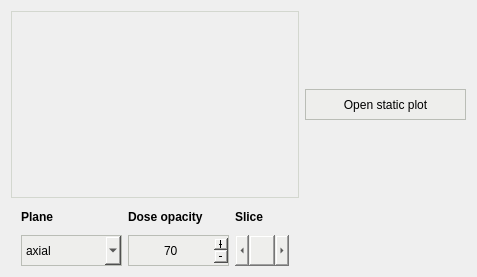
                <widget class="QWidget" name="image_widget">
                 <attribute name="title">
                  <string>CT/Dose image</string>
                 </attribute>
                 <layout class="QVBoxLayout" name="image_meta_layout">
                  <item>
                   <layout class="QGridLayout" name="image_layout">
                    <item row="0" column="0">
                     <widget class="QWidget" name="image_top_widget" native="true">
                      <property name="minimumSize">
                       <size>
                        <width>0</width>
                        <height>187</height>
                       </size>
                      </property>
                      <property name="styleSheet">
                       <string notr="true">border: 1px solid;
border-color: rgb(211, 215, 207);</string>
                      </property>
                      <layout class="QVBoxLayout" name="image_top_meta_layout">
                       <property name="spacing">
                        <number>0</number>
                       </property>
                       <property name="leftMargin">
                        <number>0</number>
                       </property>
                       <property name="topMargin">
                        <number>0</number>
                       </property>
                       <property name="rightMargin">
                        <number>0</number>
                       </property>
                       <property name="bottomMargin">
                        <number>0</number>
                       </property>
                       <item>
                        <layout class="QVBoxLayout" name="image_top_widget_layout"/>
                       </item>
                      </layout>
                     </widget>
                    </item>
                    <item row="1" column="0">
                     <layout class="QHBoxLayout" name="slice_options_layout">
                      <property name="leftMargin">
                       <number>10</number>
                      </property>
                      <property name="rightMargin">
                       <number>10</number>
                      </property>
                      <item>
                       <layout class="QVBoxLayout" name="plane_layout">
                        <item>
                         <widget class="QLabel" name="plane_label">
                          <property name="minimumSize">
                           <size>
                            <width>0</width>
                            <height>25</height>
                           </size>
                          </property>
                          <property name="maximumSize">
                           <size>
                            <width>16777215</width>
                            <height>25</height>
                           </size>
                          </property>
                          <property name="font">
                           <font>
                            <weight>75</weight>
                            <bold>true</bold>
                           </font>
                          </property>
                          <property name="styleSheet">
                           <string notr="true">border: 0px;</string>
                          </property>
                          <property name="text">
                           <string>Plane</string>
                          </property>
                         </widget>
                        </item>
                        <item>
                         <widget class="QComboBox" name="plane_cbox">
                          <property name="minimumSize">
                           <size>
                            <width>101</width>
                            <height>31</height>
                           </size>
                          </property>
                          <property name="maximumSize">
                           <size>
                            <width>16777215</width>
                            <height>31</height>
                           </size>
                          </property>
                          <property name="cursor">
                           <cursorShape>PointingHandCursor</cursorShape>
                          </property>
                          <property name="styleSheet">
                           <string notr="true">background-color: rgb(238, 238, 236);
border: 1px solid;
border-color: rgb(186, 189, 182);</string>
                          </property>
                          <property name="currentText">
                           <string>axial</string>
                          </property>
                          <property name="currentIndex">
                           <number>0</number>
                          </property>
                          <item>
                           <property name="text">
                            <string>axial</string>
                           </property>
                          </item>
                          <item>
                           <property name="text">
                            <string>coronal</string>
                           </property>
                          </item>
                          <item>
                           <property name="text">
                            <string>sagittal</string>
                           </property>
                          </item>
                         </widget>
                        </item>
                       </layout>
                      </item>
                      <item>
                       <layout class="QVBoxLayout" name="opacity_layout">
                        <item>
                         <widget class="QLabel" name="opacity_label">
                          <property name="minimumSize">
                           <size>
                            <width>0</width>
                            <height>25</height>
                           </size>
                          </property>
                          <property name="maximumSize">
                           <size>
                            <width>16777215</width>
                            <height>25</height>
                           </size>
                          </property>
                          <property name="font">
                           <font>
                            <weight>75</weight>
                            <bold>true</bold>
                           </font>
                          </property>
                          <property name="styleSheet">
                           <string notr="true">border: 0px;</string>
                          </property>
                          <property name="text">
                           <string>Dose opacity</string>
                          </property>
                         </widget>
                        </item>
                        <item>
                         <widget class="QSpinBox" name="opacity_sbox">
                          <property name="minimumSize">
                           <size>
                            <width>101</width>
                            <height>31</height>
                           </size>
                          </property>
                          <property name="maximumSize">
                           <size>
                            <width>16777215</width>
                            <height>31</height>
                           </size>
                          </property>
                          <property name="cursor">
                           <cursorShape>IBeamCursor</cursorShape>
                          </property>
                          <property name="styleSheet">
                           <string notr="true">background-color: rgb(238, 238, 236);
border: 1px solid;
border-color: rgb(186, 189, 182);</string>
                          </property>
                          <property name="alignment">
                           <set>Qt::AlignCenter</set>
                          </property>
                          <property name="buttonSymbols">
                           <enum>QAbstractSpinBox::PlusMinus</enum>
                          </property>
                          <property name="maximum">
                           <number>100</number>
                          </property>
                          <property name="value">
                           <number>70</number>
                          </property>
                         </widget>
                        </item>
                       </layout>
                      </item>
                      <item>
                       <layout class="QVBoxLayout" name="slice_layout">
                        <item>
                         <layout class="QHBoxLayout" name="slice_label_layout">
                          <item>
                           <widget class="QLabel" name="slice_selection_label">
                            <property name="minimumSize">
                             <size>
                              <width>0</width>
                              <height>25</height>
                             </size>
                            </property>
                            <property name="maximumSize">
                             <size>
                              <width>16777215</width>
                              <height>25</height>
                             </size>
                            </property>
                            <property name="font">
                             <font>
                              <weight>75</weight>
                              <bold>true</bold>
                             </font>
                            </property>
                            <property name="styleSheet">
                             <string notr="true">border: 0px;</string>
                            </property>
                            <property name="text">
                             <string>Slice</string>
                            </property>
                           </widget>
                          </item>
                          <item>
                           <widget class="QLabel" name="slice_selection_pos">
                            <property name="minimumSize">
                             <size>
                              <width>0</width>
                              <height>25</height>
                             </size>
                            </property>
                            <property name="maximumSize">
                             <size>
                              <width>16777215</width>
                              <height>25</height>
                             </size>
                            </property>
                            <property name="font">
                             <font>
                              <weight>75</weight>
                              <bold>true</bold>
                             </font>
                            </property>
                            <property name="styleSheet">
                             <string notr="true">border: 0px;</string>
                            </property>
                            <property name="text">
                             <string/>
                            </property>
                            <property name="alignment">
                             <set>Qt::AlignRight|Qt::AlignTrailing|Qt::AlignVCenter</set>
                            </property>
                           </widget>
                          </item>
                         </layout>
                        </item>
                        <item>
                         <widget class="QScrollBar" name="slice_selection_sbar">
                          <property name="sizePolicy">
                           <sizepolicy hsizetype="MinimumExpanding" vsizetype="Fixed">
                            <horstretch>0</horstretch>
                            <verstretch>0</verstretch>
                           </sizepolicy>
                          </property>
                          <property name="minimumSize">
                           <size>
                            <width>0</width>
                            <height>31</height>
                           </size>
                          </property>
                          <property name="maximumSize">
                           <size>
                            <width>16777215</width>
                            <height>31</height>
                           </size>
                          </property>
                          <property name="styleSheet">
                           <string notr="true">color: rgb(0, 0, 0);
background-color: rgb(238, 238, 236);
border: 1px solid;
border-color: rgb(186, 189, 182);</string>
                          </property>
                          <property name="value">
                           <number>49</number>
                          </property>
                          <property name="orientation">
                           <enum>Qt::Horizontal</enum>
                          </property>
                         </widget>
                        </item>
                       </layout>
                      </item>
                     </layout>
                    </item>
                    <item row="0" column="1">
                     <layout class="QVBoxLayout" name="image_options_layout">
                      <item>
                       <spacer name="image_options_vspacer_top">
                        <property name="orientation">
                         <enum>Qt::Vertical</enum>
                        </property>
                        <property name="sizeHint" stdset="0">
                         <size>
                          <width>20</width>
                          <height>40</height>
                         </size>
                        </property>
                       </spacer>
                      </item>
                      <item>
                       <widget class="QPushButton" name="open_image_pbutton">
                        <property name="minimumSize">
                         <size>
                          <width>161</width>
                          <height>31</height>
                         </size>
                        </property>
                        <property name="maximumSize">
                         <size>
                          <width>161</width>
                          <height>31</height>
                         </size>
                        </property>
                        <property name="cursor">
                         <cursorShape>PointingHandCursor</cursorShape>
                        </property>
                        <property name="styleSheet">
                         <string notr="true">color: rgb(0, 0, 0);
background-color: rgb(238, 238, 236);
border: 1px solid;
border-color: rgb(186, 189, 182);</string>
                        </property>
                        <property name="text">
                         <string>Open static plot</string>
                        </property>
                       </widget>
                      </item>
                      <item>
                       <spacer name="image_options_vspacer_bottom">
                        <property name="orientation">
                         <enum>Qt::Vertical</enum>
                        </property>
                        <property name="sizeHint" stdset="0">
                         <size>
                          <width>20</width>
                          <height>40</height>
                         </size>
                        </property>
                       </spacer>
                      </item>
                     </layout>
                    </item>
                   </layout>
                  </item>
                 </layout>
                </widget>
